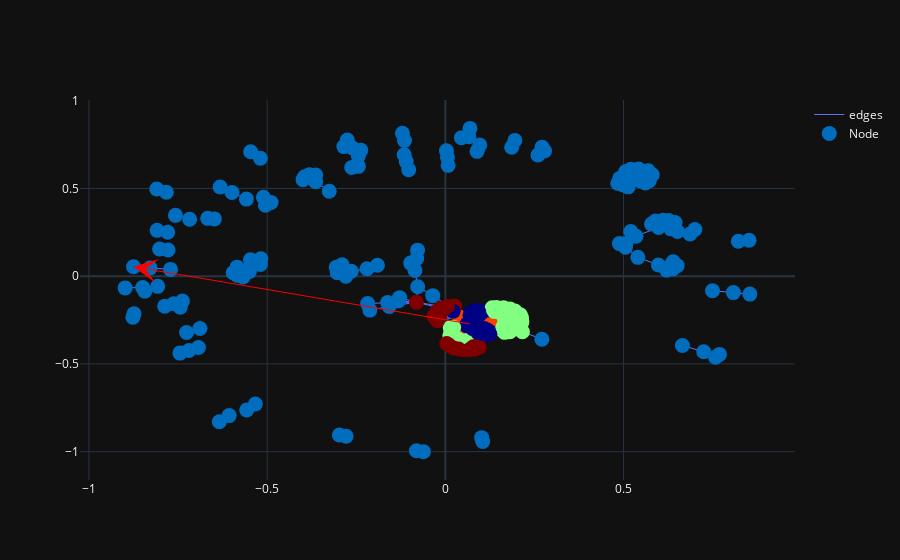

Notebook code for this chart:
### Code cell
%%timeit -n1 -r1
df = other_sims.k_means_matrix_clustering(target_G, target_rad, [measures.global_graph_degree], target_clusters)
fig = visualize.visualize_rdd_kmeans_matrix(target_G, target_rad, [measure_list], pos, target_clusters)
fig.show()
df = df.sort_values('cluster')
# print(df)

clusters = df_to_cluster_list(df)
result = nx.algorithms.community.modularity(target_G, clusters)
print(result)

### Figure 1 — Plotly figure (JSON) as saved in the notebook; plotly's stock layout.template omitted (floating-point values rounded to 4 significant figures; data arrays with more than 128 entries replaced by an {"elided": "..."} marker saying what was removed)
{"data": [{"line": {"width": 1}, "marker": {"color": {"elided": "268 int values"}, "colorscale": [[0, "rgb(0,0,131)"], [0.2, "rgb(0,60,170)"], [0.4, "rgb(5,255,255)"], [0.6, "rgb(255,255,0)"], [0.8, "rgb(250,0,0)"], [1, "rgb(128,0,0)"]], "size": 15}, "mode": "lines", "name": "edges", "type": "scatter", "uid": "2926c824-76ea-445a-8782-3bde518565f0", "x": {"elided": "909 float values"}, "y": {"elided": "909 float values"}}, {"customdata": {"elided": "268x6 mixed values"}, "hovertemplate": "node_name: %{customdata[0]} <br> radius: %{customdata[1]} <br> degree: %{customdata[2]} <br> cluster: %{customdata[3]} <br> nodes_x: %{customdata[4]} <br> nodes_y: %{customdata[5]} <br> ", "marker": {"color": {"elided": "268 int values"}, "colorscale": [[0, "rgb(0,0,131)"], [0.2, "rgb(0,60,170)"], [0.4, "rgb(5,255,255)"], [0.6, "rgb(255,255,0)"], [0.8, "rgb(250,0,0)"], [1, "rgb(128,0,0)"]], "size": 15}, "mode": "markers", "name": "Node", "text": {"elided": "268 str values"}, "type": "scatter", "uid": "c1b8947e-a035-4022-bc4b-120f617d1f70", "x": {"elided": "268 float values"}, "y": {"elided": "268 float values"}}], "layout": {"annotations": [{"arrowcolor": "red", "arrowhead": 3, "arrowsize": 4, "axref": "x", "ayref": "y", "showarrow": true, "x": -0.875, "y": 0.0537}], "dragmode": "pan"}}
